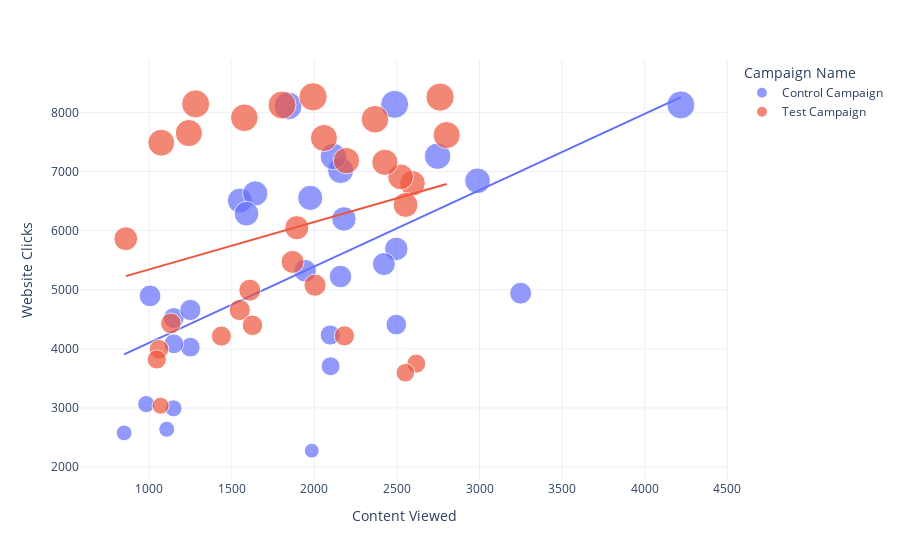

Source (notebook cell):
### Code cell
figure = px.scatter(data_frame = ab_data, 
                    x="Content Viewed",
                    y="Website Clicks", 
                    size="Website Clicks", 
                    color= "Campaign Name", 
                    trendline="ols")
figure.show()

### Figure 1 — Plotly figure (JSON) as saved in the notebook; plotly's stock layout.template omitted (floating-point values rounded to 4 significant figures)
{"data": [{"hovertemplate": "Campaign Name=Control Campaign<br>Content Viewed=%{x}<br>Website Clicks=%{marker.size}<extra></extra>", "legendgroup": "Control Campaign", "marker": {"color": "#636efa", "size": [7016, 8110, 6508, 3065, 5321.0, 4028, 2640, 7260, 6198, 2277, 8137, 2993, 6554, 4521, 4896, 5224, 6628, 7253, 3706, 2578, 5691, 6843, 4410, 4085, 4234, 5435, 4941, 6287, 8127, 4658], "sizemode": "area", "sizeref": 20.66, "symbol": "circle"}, "mode": "markers", "name": "Control Campaign", "orientation": "v", "showlegend": true, "type": "scatter", "x": [2159, 1841, 1549, 982, 1944.0, 1249, 1106, 2746, 2179, 1984, 2486, 1147, 1975, 1149, 1005, 2158, 1642, 2115, 2098, 848, 2496, 2988, 2496, 1149, 2096, 2421, 3249, 1589, 4219, 1249], "xaxis": "x", "y": [7016, 8110, 6508, 3065, 5321.0, 4028, 2640, 7260, 6198, 2277, 8137, 2993, 6554, 4521, 4896, 5224, 6628, 7253, 3706, 2578, 5691, 6843, 4410, 4085, 4234, 5435, 4941, 6287, 8127, 4658], "yaxis": "y"}, {"hovertemplate": "<b>OLS trendline</b><br>Website Clicks = 1.29125 * Content Viewed + 2810.87<br>R<sup>2</sup>=0.326398<br><br>Campaign Name=Control Campaign<br>Content Viewed=%{x}<br>Website Clicks=%{y} <b>(trend)</b><extra></extra>", "legendgroup": "Control Campaign", "marker": {"color": "#636efa", "symbol": "circle"}, "mode": "lines", "name": "Control Campaign", "showlegend": false, "type": "scatter", "x": [848, 982, 1005, 1106, 1147, 1149, 1149, 1249, 1249, 1549, 1589, 1642, 1841, 1944.0, 1975, 1984, 2096, 2098, 2115, 2158, 2159, 2179, 2421, 2486, 2496, 2496, 2746, 2988, 3249, 4219], "xaxis": "x", "y": [3906.0, 4079.0, 4109.0, 4239.0, 4292.0, 4295.0, 4295.0, 4424.0, 4424.0, 4811.0, 4863.0, 4931.0, 5188.0, 5321.0, 5361.0, 5373.0, 5517.0, 5520.0, 5542.0, 5597.0, 5599.0, 5625.0, 5937.0, 6021.0, 6034.0, 6034.0, 6357.0, 6669.0, 7006.0, 8259.0], "yaxis": "y"}, {"hovertemplate": "Campaign Name=Test Campaign<br>Content Viewed=%{x}<br>Website Clicks=%{marker.size}<extra></extra>", "legendgroup": "Test Campaign", "marker": {"color": "#EF553B", "size": [3038, 4657, 7885, 4216, 5863, 7488, 4221, 7184, 8259, 8125, 3750, 8264, 7568, 3993, 4993, 6800, 7910, 6909, 7617, 6050, 5471, 4431, 5077, 7156, 3596, 3820, 6435, 8144, 7651, 4399], "sizemode": "area", "sizeref": 20.66, "symbol": "circle"}, "mode": "markers", "name": "Test Campaign", "orientation": "v", "showlegend": true, "type": "scatter", "x": [1069, 1548, 2367, 1437, 858, 1073, 2182, 2194, 2761, 1804, 2617, 1992, 2058, 1059, 1609, 2594, 1576, 2522, 2801, 1894, 1868, 1131, 2004, 2427, 2551, 1046, 2552, 1281, 1240, 1625], "xaxis": "x", "y": [3038, 4657, 7885, 4216, 5863, 7488, 4221, 7184, 8259, 8125, 3750, 8264, 7568, 3993, 4993, 6800, 7910, 6909, 7617, 6050, 5471, 4431, 5077, 7156, 3596, 3820, 6435, 8144, 7651, 4399], "yaxis": "y"}, {"hovertemplate": "<b>OLS trendline</b><br>Website Clicks = 0.801598 * Content Viewed + 4542.96<br>R<sup>2</sup>=0.078623<br><br>Campaign Name=Test Campaign<br>Content Viewed=%{x}<br>Website Clicks=%{y} <b>(trend)</b><extra></extra>", "legendgroup": "Test Campaign", "marker": {"color": "#EF553B", "symbol": "circle"}, "mode": "lines", "name": "Test Campaign", "showlegend": false, "type": "scatter", "x": [858, 1046, 1059, 1069, 1073, 1131, 1240, 1281, 1437, 1548, 1576, 1609, 1625, 1804, 1868, 1894, 1992, 2004, 2058, 2182, 2194, 2367, 2427, 2522, 2551, 2552, 2594, 2617, 2761, 2801], "xaxis": "x", "y": [5231.0, 5381.0, 5392.0, 5400.0, 5403.0, 5450.0, 5537.0, 5570.0, 5695.0, 5784.0, 5806.0, 5833.0, 5846.0, 5989.0, 6040.0, 6061.0, 6140.0, 6149.0, 6193.0, 6292.0, 6302.0, 6440.0, 6488.0, 6565.0, 6588.0, 6589.0, 6622.0, 6641.0, 6756.0, 6788.0], "yaxis": "y"}], "layout": {"autosize": true, "legend": {"itemsizing": "constant", "title": {"text": "Campaign Name"}, "tracegroupgap": 0}, "margin": {"t": 60}, "xaxis": {"anchor": "y", "autorange": true, "domain": [0, 1], "range": [603.5, 4484.0], "title": {"text": "Content Viewed"}, "type": "linear"}, "yaxis": {"anchor": "x", "autorange": true, "domain": [0, 1], "range": [1613.0, 9187.0], "title": {"text": "Website Clicks"}, "type": "linear"}}}
